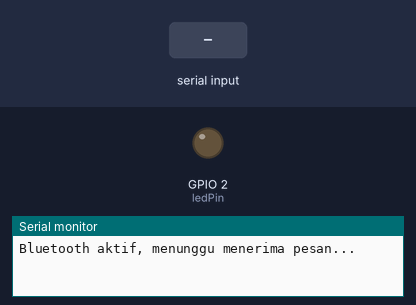
Simulated run of this sketch. Board: ESP32. Shown: output pins drawn as LEDs (lit = HIGH), the last lines printed to the serial monitor. The inputs (shaded band) are chosen by the test bench. Nothing arrives over Bluetooth unless stated.

Above: at 3.2 s.
3.3 s: "1" received over the second serial link
At 4.5 s:
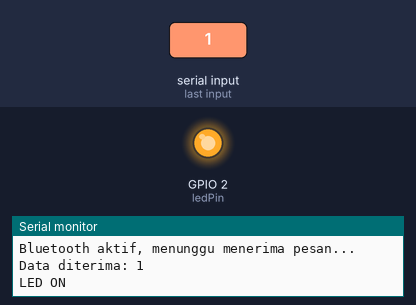
4.8 s: "2" received over the second serial link
At 5.8 s:
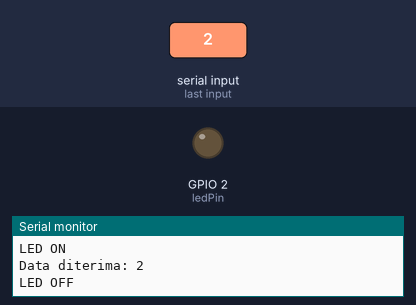
Timing chart, 0 to 7.8 s (numbered marks = the images above; inputs shaded):
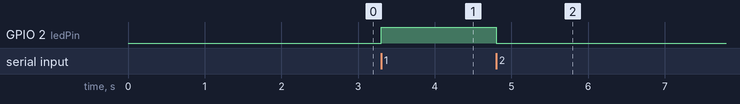

Measured:
- after the input at 3.3 s, GPIO 2 (ledPin): LOW → HIGH at once
- after the input at 4.8 s, GPIO 2 (ledPin): HIGH → LOW at once

The sketch:

index.ino
```cpp
#include "BluetoothSerial.h"

BluetoothSerial SerialBT;

const int ledPin = 2;
void setup() {
  Serial.begin(115200);
  SerialBT.begin("bt");
  pinMode(ledPin, OUTPUT);
  digitalWrite(ledPin, LOW);


  delay(2000);
  Serial.println("Bluetooth aktif, menunggu menerima pesan...");
}

void loop() {
  if (SerialBT.available()) {
    char receivedChar = SerialBT.read();
    Serial.print("Data diterima: ");
    Serial.println(receivedChar);

    if (receivedChar == '1') {
      digitalWrite(ledPin, HIGH);
      Serial.println("LED ON");
    }
    else if (receivedChar == '2') {
      digitalWrite(ledPin, LOW);
      Serial.println("LED OFF");
    }
  }
}
```
